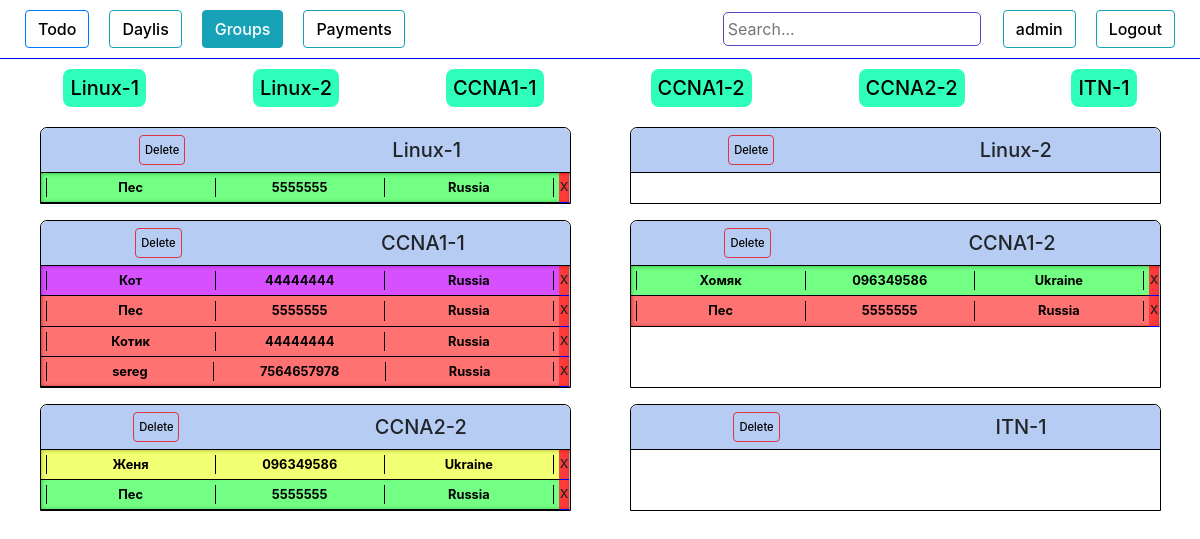
Before: /groups/ (signed in) with the older database file.
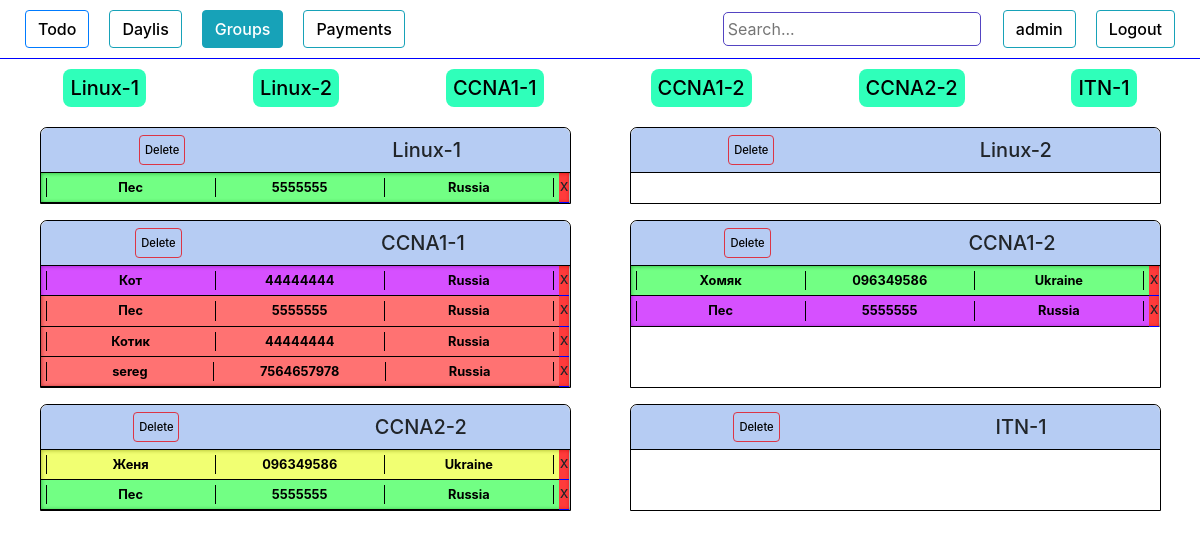
After: the same page with the newer database file.
### authorization/views.py (the view)
# urls.py: path('groups/', views.groups, name='groups'),
@login_required
def groups(request):
    if request.method == 'POST':
        n_form = UserUpdateForm(request.POST, instance=request.user)
        if n_form.is_valid():
            n_form.save()
            messages.success(request, f'Data has been updated!')
            return redirect('staff')
        else:
            messages.warning(request, f'Something wrong, maybe this name is allready taken')
            return redirect('staff')
    else:
        n_form = UserUpdateForm(instance=request.user)
        li = set(Group.objects.all())
        context = {
        "n_form":n_form,
        "li":li,
        }
        return render(request,"groups.html",context)

### authorization/forms.py
class UserUpdateForm(forms.ModelForm):
    class Meta:
        model = User
        fields = ['username',]

### authorization/models.py (called while the page is built)
    def __str__(self):
        return self.name

    def __str__(self):
        return self.name

    def get_related(self):
        li = People.objects.filter(group = self)
        return li

    def is_active(self):
        return self.active

    def call_status(self):
        if self.request_status != 'перезвонить':
            return False
        else :
            return True

    def is_full_payed(self):
        return (self.request_status == 'оплачено')

    def is_particaly_payed(self):
        return (self.request_status == 'оплачено частично')

    def is_not_payed(self):
        return (self.request_status == 'ожидаем оплату')

    def is_need_confirm(self):
        return (self.need_confirm)

    def is_not_deleted(self):
        return (self.request_status != "удален")

### authorization/templates/groups.html (shortened to what the changed rows need)
{% load crispy_forms_tags %}
<!DOCTYPE html>
<html lang="en">
<head>
    <link rel="stylesheet" href="https://stackpath.bootstrapcdn.com/bootstrap/4.4.1/css/bootstrap.min.css">
    {% load staticfiles %}
    <link rel="stylesheet" href="{% static 'style.css' %}" type="text/css">
</head>
<body>
    <div class="content ">
        <div class="new_tables">
            {% if li %}
                <div class="table_groups">
                {% for list_items in li %}{% if list_items.is_active %}
                    <div class="table_group table show" id="{{ list_items }}" >
                        <div class="table_content table_content_groups show" id='table_content'>
                        {% for item in list_items.get_related %}{% if item.is_not_deleted %}
                            <div class="item groups_item">
                                <a class="gr-a gr-p" style="width: 98%;" href="{% url 'item_groups_update' item.id %}" target="_blank" onClick="popupWin = window.open(this.href, 'Window', 'location,width=720,height=800,top=200,left=300'); popupWin.focus(); return false;">
                                    <div class="item_header" data-toggle="collapse" data-target="#item_description"
                                    {% if item.is_need_confirm %} style="background-color: rgba(195, 0, 255, 0.685);" {% endif %}
                                    {% if item.is_full_payed %} style="background-color: rgba(0, 255, 34, 0.554);" {% endif %}
                                    {% if item.is_particaly_payed %} style="background-color: rgba(229, 255, 0, 0.554);" {% endif %}
                                    {% if item.is_not_payed %} style="background-color: rgba(255, 0, 0, 0.554);" {% endif %}>
                                        <table class="item_info_table" style="width:100%">
                                            <tr>
                                            <th><div class="name">{{item.name}}</div></th>
                                            <th><div class="phone">{{item.phone}}</div></th>
                                            <th><div class="country">{{item.country}}</div></th>
                                            </tr>
                                        </table>
                                    </div>
                                </a>
                            </div>
                            {% endif %}
                        {% endfor %}
                        </div>
                    </div>
                    {% endif %}
                    {% endfor %}
                </div>
            {% else %}
                <h3 style="text-align: center;">Still no tables or something wrong</h3>
            {% endif %}
        </div>
    </div>
</body>
</html>

Changed rows visible on the page:
changed People (number 7 of 9 on the later page): need_confirm False → True (drawn)
